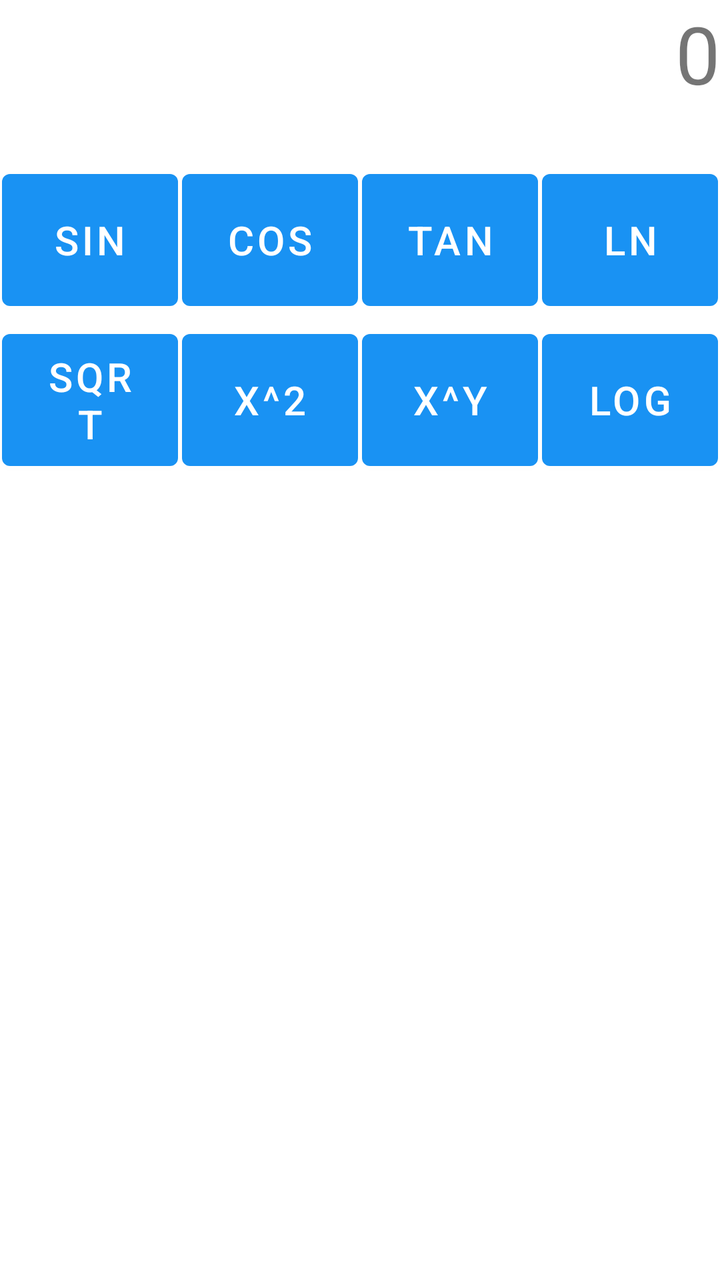
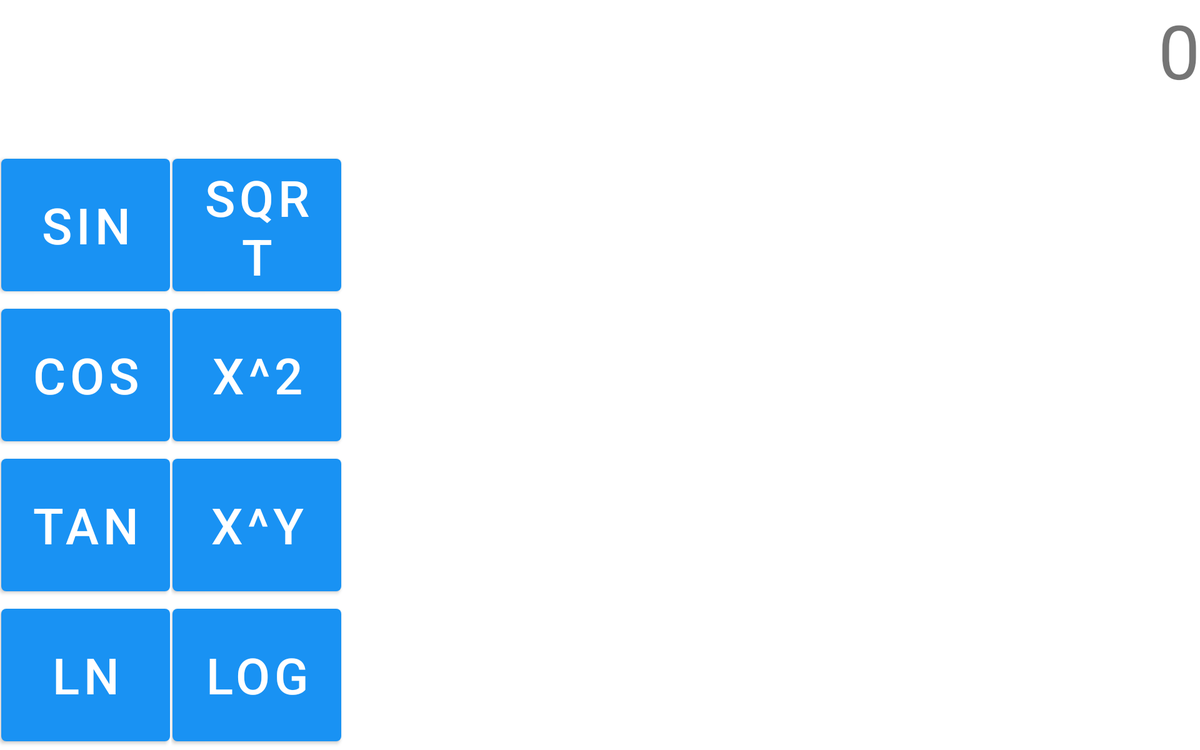

First picture: res/layout/ on a phone held upright. Second picture: the repository's own variant of that layout, on a device whose configuration matches the variant's folder. Source for both follows.
<!-- AndroidManifest.xml: application theme Theme.Calculator -->
<!-- res/layout/activity_advanced_calculator.xml -->
<?xml version="1.0" encoding="utf-8"?>
<LinearLayout xmlns:android="http://schemas.android.com/apk/res/android"
    xmlns:tools="http://schemas.android.com/tools"
    android:layout_width="match_parent"
    android:layout_height="match_parent"
    android:orientation="vertical"
    tools:context=".AdvancedCalculator">

    <LinearLayout
        android:layout_width="match_parent"
        android:layout_height="0dp"
        android:layout_weight="1"
        android:orientation="horizontal">

        <TextView
            android:id="@+id/display"
            android:layout_width="match_parent"
            android:layout_height="match_parent"
            android:gravity="right"
            android:text="@string/display"
            android:textSize="40sp" />

    </LinearLayout>

    <LinearLayout
        android:layout_width="match_parent"
        android:layout_height="0dp"
        android:layout_weight="1"
        android:orientation="horizontal">

        <Button
            android:id="@+id/sinBtn"
            android:layout_width="0dp"
            android:layout_height="match_parent"
            android:layout_margin="1dp"
            android:layout_weight="1"
            android:text="sin"
            android:textSize="20sp"
            tools:ignore="NestedWeights" />

        <Button
            android:id="@+id/cosBtn"
            android:layout_width="0dp"
            android:layout_height="match_parent"
            android:layout_margin="1dp"
            android:layout_weight="1"
            android:text="cos"
            android:textSize="20sp" />

        <Button
            android:id="@+id/tanBtn"
            android:layout_width="0dp"
            android:layout_height="match_parent"
            android:layout_margin="1dp"
            android:layout_weight="1"
            android:text="tan"
            android:textSize="20sp" />

        <Button
            android:id="@+id/lnBtn"
            android:layout_width="0dp"
            android:layout_height="match_parent"
            android:layout_margin="1dp"
            android:layout_weight="1"
            android:text="ln"
            android:textSize="20sp" />

    </LinearLayout>

    <LinearLayout
        android:layout_width="match_parent"
        android:layout_height="0dp"
        android:layout_weight="1"
        android:orientation="horizontal">

        <Button
            android:id="@+id/sqrtBtn"
            android:layout_width="0dp"
            android:layout_height="match_parent"
            android:layout_margin="1dp"
            android:layout_weight="1"
            android:text="sqrt"
            android:textSize="20sp"
            tools:ignore="NestedWeights" />

        <Button
            android:id="@+id/x_2Btn"
            android:layout_width="0dp"
            android:layout_height="match_parent"
            android:layout_margin="1dp"
            android:layout_weight="1"
            android:text="x^2"
            android:textSize="20sp" />

        <Button
            android:id="@+id/x_yBtn"
            android:layout_width="0dp"
            android:layout_height="match_parent"
            android:layout_margin="1dp"
            android:layout_weight="1"
            android:text="x^y"
            android:textSize="20sp" />

        <Button
            android:id="@+id/logBtn"
            android:layout_width="0dp"
            android:layout_height="match_parent"
            android:layout_margin="1dp"
            android:layout_weight="1"
            android:text="log"
            android:textSize="20sp" />

    </LinearLayout>

    <FrameLayout
        android:id="@+id/basicButtons"
        android:name="com.example.calculator.BasicButtons"
        android:layout_width="match_parent"
        android:layout_height="0dp"
        android:layout_weight="5" />


</LinearLayout>
<!-- resources referenced by this layout -->
<resources>
  <string name="display">0</string>
  <style name="Theme.Calculator" parent="Theme.MaterialComponents.DayNight.DarkActionBar">
          
          <item name="colorPrimary">#1992F3</item>
          <item name="colorPrimaryVariant">#2ABDFF</item>
          <item name="colorOnPrimary">@color/white</item>
          
          <item name="colorSecondary">@color/teal_200</item>
          <item name="colorSecondaryVariant">@color/teal_700</item>
          <item name="colorOnSecondary">@color/black</item>
          
          <item name="android:statusBarColor" tools:targetApi="l">?attr/colorPrimaryVariant</item>
          
      </style>
</resources>
<!-- res/layout-sw600dp-land/activity_advanced_calculator.xml (the repository's variant of the layout above) -->
<!-- drawn on a 7-inch tablet turned sideways -->
<?xml version="1.0" encoding="utf-8"?>
<LinearLayout xmlns:android="http://schemas.android.com/apk/res/android"
    xmlns:tools="http://schemas.android.com/tools"
    android:layout_width="match_parent"
    android:layout_height="match_parent"
    android:orientation="vertical"
    tools:context=".AdvancedCalculator">

    <LinearLayout
        android:layout_width="match_parent"
        android:layout_height="0dp"
        android:layout_weight="1"
        android:orientation="horizontal">

        <TextView
            android:id="@+id/display"
            android:layout_width="match_parent"
            android:layout_height="match_parent"
            android:gravity="right"
            android:text="@string/display"
            android:textSize="60sp" />

    </LinearLayout>
    <LinearLayout
        android:layout_width="match_parent"
        android:layout_height="0dp"
        android:layout_weight="4"
        android:orientation="horizontal">

        <LinearLayout
            android:layout_width="0dp"
            android:layout_height="match_parent"
            android:layout_weight="1"
            android:orientation="vertical">

            <Button
                android:id="@+id/sinBtn"
                android:layout_width="match_parent"
                android:layout_height="match_parent"
                android:layout_margin="1dp"
                android:layout_weight="1"
                android:text="sin"
                android:textSize="40sp"
                tools:ignore="NestedWeights" />

            <Button
                android:id="@+id/cosBtn"
                android:layout_width="match_parent"
                android:layout_height="match_parent"
                android:layout_margin="1dp"
                android:layout_weight="1"
                android:text="cos"
                android:textSize="40sp" />

            <Button
                android:id="@+id/tanBtn"
                android:layout_width="match_parent"
                android:layout_height="match_parent"
                android:layout_margin="1dp"
                android:layout_weight="1"
                android:text="tan"
                android:textSize="40sp" />

            <Button
                android:id="@+id/lnBtn"
                android:layout_width="match_parent"
                android:layout_height="match_parent"
                android:layout_margin="1dp"
                android:layout_weight="1"
                android:text="ln"
                android:textSize="40sp" />

        </LinearLayout>

        <LinearLayout
            android:layout_width="0dp"
            android:layout_height="match_parent"
            android:layout_weight="1"
            android:orientation="vertical">

            <Button
                android:id="@+id/sqrtBtn"
                android:layout_width="match_parent"
                android:layout_height="match_parent"
                android:layout_margin="1dp"
                android:layout_weight="1"
                android:text="sqrt"
                android:textSize="40sp"
                tools:ignore="NestedWeights" />

            <Button
                android:id="@+id/x_2Btn"
                android:layout_width="match_parent"
                android:layout_height="match_parent"
                android:layout_margin="1dp"
                android:layout_weight="1"
                android:text="x^2"
                android:textSize="40sp" />

            <Button
                android:id="@+id/x_yBtn"
                android:layout_width="match_parent"
                android:layout_height="match_parent"
                android:layout_margin="1dp"
                android:layout_weight="1"
                android:text="x^y"
                android:textSize="40sp" />

            <Button
                android:id="@+id/logBtn"
                android:layout_width="match_parent"
                android:layout_height="match_parent"
                android:layout_margin="1dp"
                android:layout_weight="1"
                android:text="log"
                android:textSize="40sp" />

        </LinearLayout>
        <FrameLayout
            android:id="@+id/basicButtons"
            android:name="com.example.calculator.BasicButtons"
            android:layout_width="0dp"
            android:layout_height="match_parent"
            android:layout_weight="5" />
    </LinearLayout>
</LinearLayout>
